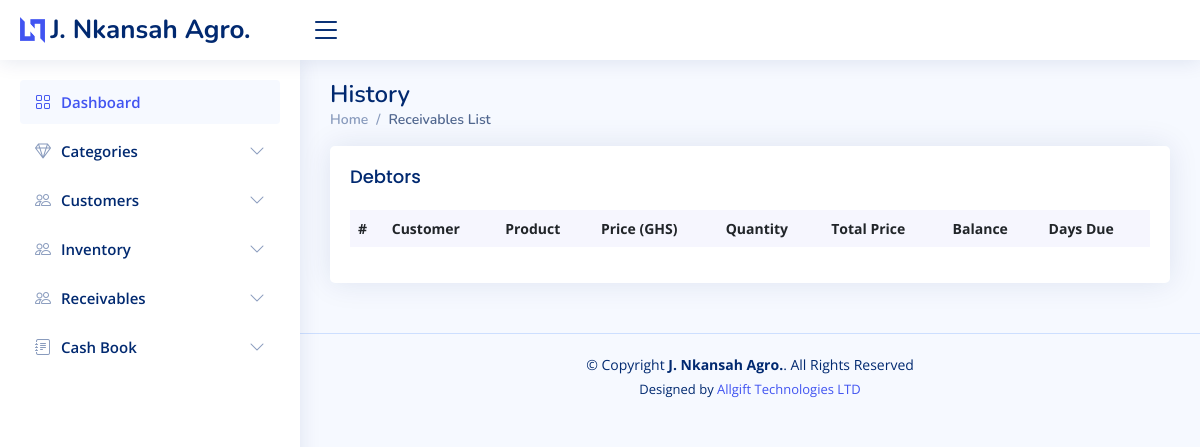
The page /inventory/list_receivables/ on the database as committed earlier.
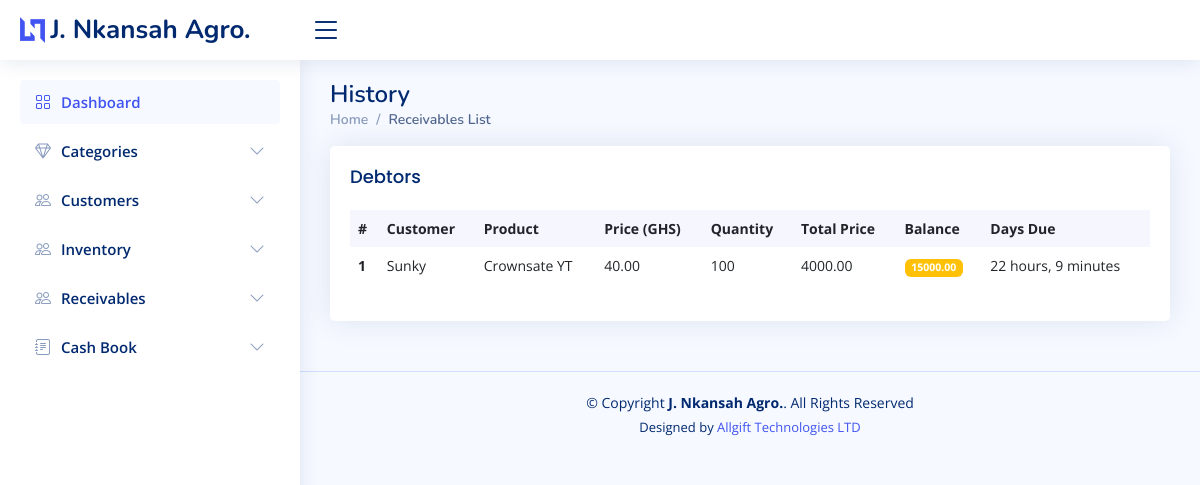
The same page on the database as committed later.
### inventory/models.py (models this page shows, shortened)
class StockHistory(models.Model):
    category = models.ForeignKey(Category, on_delete=models.CASCADE, blank=True)
    item_name = models.CharField(max_length=50, blank=True, null=True)
    image = models.ImageField(default='product.png', upload_to='category_pics')
    receipt_no = models.CharField(max_length=50, blank=True, null=True)
    item_description = models.TextField(blank=True, null=True)
    quantity = models.IntegerField(default='0', blank=True, null=True)
    returned_quantity = models.IntegerField(default='0', blank=True, null=True)
    returned_by = models.ForeignKey(Customers, on_delete=models.DO_NOTHING, blank=True, null=True)
    unit_returned_price = models.DecimalField(max_digits=10, decimal_places=2, blank=True, null=True)
    total_returned_price = models.DecimalField(max_digits=10, decimal_places=2, blank=True, null=True)
    sale_quantity = models.IntegerField(default='0', blank=True, null=True)
    delivery_quantity = models.IntegerField(default='0', blank=True, null=True)
    yet_to_deliver = models.IntegerField(default='0', blank=True, null=True)
    waybill_number = models.CharField(max_length=50, blank=True, null=True)
    sale_by = models.CharField(max_length=50, blank=True, null=True)
    sale_to = models.ForeignKey(Customers, on_delete=models.DO_NOTHING, blank=True, null=True, related_name='history_sale_to')
    unit_sale_price = models.DecimalField(max_digits=10, decimal_places=2, blank=True, null=True)
    total_sale_price = models.DecimalField(max_digits=10, decimal_places=2, blank=True, null=True)
    payment_status = models.CharField(max_length=50, choices=Invoice_Choice, blank=True, null=True)
    balance = models.DecimalField(max_digits=10, decimal_places=2, default=0)
    created_on = models.DateTimeField(auto_now_add=True)
    last_updated = models.DateTimeField(auto_now=True)

class Customers(models.Model):
    name = models.CharField(max_length=50, blank=True, null=True)
    location = models.CharField(max_length=50, blank=True, null=True)
    contact_no = models.CharField(max_length=50, blank=True, null=True)
    category = models.CharField(max_length=50, choices=MARKET_CATEGORY, blank=True, null=True)
    country = models.CharField(max_length=50, blank=True, null=True)
    def __str__(self):
        return self.name

### inventory/views.py (the view)
# urls.py: path('list_receivables/', views.list_receivables, name='list_receivables'),
def list_receivables(request):
    debtors = StockHistory.objects.filter(balance__gt=0).order_by("-last_updated") | \
              StockHistory.objects.filter(balance__lt=0).order_by("-last_updated")
    context = {
        'debtors': debtors,
        'now':  datetime.datetime.now().astimezone()
    }
    return render(request, 'inventory/list_receivables.html', context)

### templates/inventory/list_receivables.html
{% extends 'inventory/base.html' %}
{% load humanize %}
{% load crispy_forms_tags %}
{% block content %}
     <div class="pagetitle">
      <h1>History</h1>
      <nav>
        <ol class="breadcrumb">
          <li class="breadcrumb-item"><a href="{% url 'home' %}">Home</a></li>
          <li class="breadcrumb-item active">Receivables List</li>
        </ol>
      </nav>
    </div>
     <section class="section dashboard">
        <div class="card recent-sales overflow-auto">
                <div class="card-body">
                  <h5 class="card-title">Debtors</h5>
                  <table class="table table-borderless table-hover datatable">
                    <thead>
                      <tr>
                        <th scope="col">#</th>
                        <th scope="col">Customer</th>
                        <th scope="col">Product</th>
                        <th scope="col">Price (GHS)</th>
                        <th scope="col">Quantity</th>
                        <th scope="col">Total Price</th>
                        <th scope="col">Balance</th>
                        <th scope="col">Days Due</th>
                      </tr>
                    </thead>
                    <tbody>
                    {% for item in debtors %}
                      <tr>
                        <th scope="row">{{forloop.counter}}</th>
                        <td>{{item.sale_to}}</td>
                        <td>{{item.item_name}}</td>
                        <td>{{item.unit_sale_price}}</td>
                        <td>{{item.sale_quantity}}</td>
                        <td>{{item.total_sale_price}}</td>
                        <td>
                            {% if item.balance > 0%}
                                <span class="badge bg-warning">{{item.balance}}</span>
                            {% else %}
                                <span class="badge bg-success">{{item.balance}}</span>
                            {% endif %}
                        </td>
                        <td>{{ now|timeuntil:item.created_on}}</td>
                      </tr>
                    {% endfor %}
                    </tbody>
                  </table>
                </div>
     </section>
{% endblock content %}

Rows that differ between the two databases and show on the page:
added StockHistory: sale_to "Sunky", item_name "Crownsate YT", unit_sale_price "40.00", sale_quantity "100", total_sale_price "4000.00", balance "15000.00", created_on "22 hours, 9 minutes"
